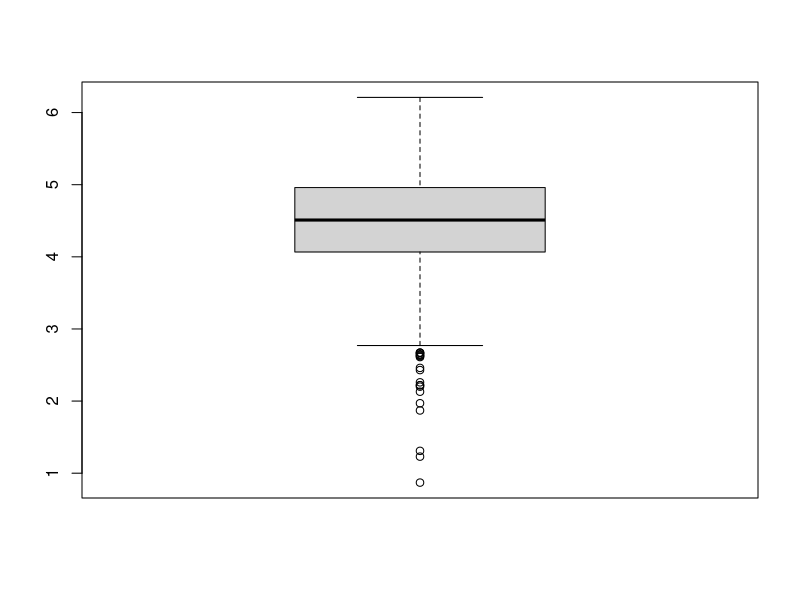

Reproduce this figure in R.
# Importar datos de semillas
# 02/03/2021



semilla <- read.csv("Clases/BaseDeDatos_estadistica.csv", header=T)

graf.sem <- boxplot(semilla$Peso_gr)

# Indentificar valor extremo mayor a 40
which(semilla$Peso_gr >40)
# revisar toda la fila 524
semilla[524, ]


# Indetificar semillas con valores menores al rango
graf.sem$out

which(semilla$Peso_gr <=2.671)

# Indetificar los cuantiles
quantile(semilla$Peso_gr, 0.25)
quantile(semilla$Peso_gr, 0.5)
quantile(semilla$Peso_gr, 0.75)
quantile(semilla$Peso_gr, 1)


# Tablas de frecuencia para semillas

numero <- table(semilla$Cond)
round(numero/6,1)

